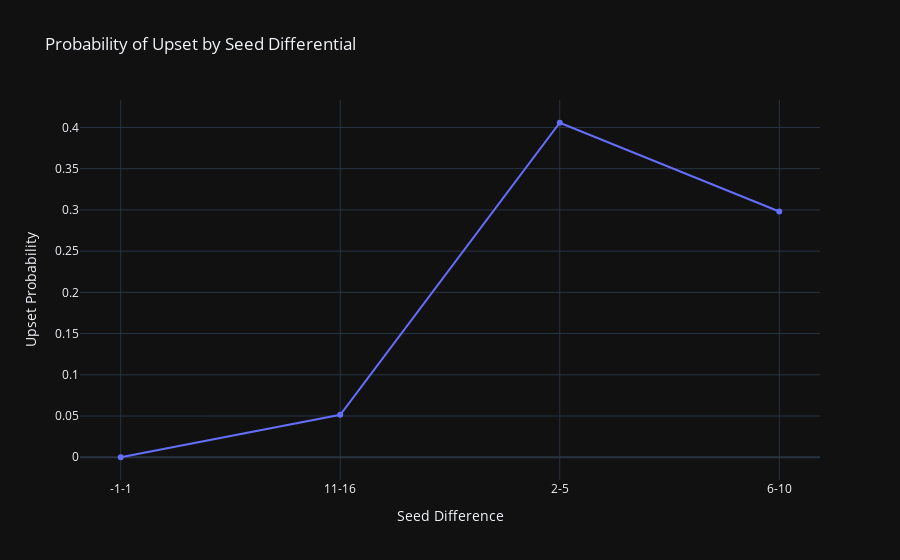

The notebook cell this image was saved under:
### Code cell
# Create bins of seed differentials
tourney_compact['SeedDiffBin'] = pd.cut(tourney_compact['SeedDiff'], 
                                        bins=[-16, -10, -5, -1, 1, 5, 10, 16], 
                                        labels=['11-16', '6-10', '2-5', '-1-1', 
                                                '2-5', '6-10', '11-16'], ordered=False)

# Calculate upset rates by seed differential
upset_rates = tourney_compact.groupby('SeedDiffBin').size().reset_index(name='Games')
upset_rates['UpsetRate'] = tourney_compact.groupby('SeedDiffBin')['SeedDiff'].apply(
    lambda x: (x < 0).mean()).reset_index(drop=True)

# Plot
fig = px.line(upset_rates, x='SeedDiffBin', y='UpsetRate', markers=True,
              title='Probability of Upset by Seed Differential',
              labels={'SeedDiffBin': 'Seed Differential', 'UpsetRate': 'Upset Probability'})
fig.update_layout(xaxis_title='Seed Difference', yaxis_title='Upset Probability')
fig.show()

### Figure 1 — Plotly figure (JSON) as saved in the notebook; plotly's stock layout.template omitted (floating-point values rounded to 4 significant figures)
{"data": [{"hovertemplate": "Seed Differential=%{x}<br>Upset Probability=%{y}<extra></extra>", "legendgroup": "", "line": {"color": "#636efa", "dash": "solid"}, "marker": {"symbol": "circle"}, "mode": "markers+lines", "name": "", "orientation": "v", "showlegend": false, "type": "scatter", "x": ["-1-1", "11-16", "2-5", "6-10"], "xaxis": "x", "y": [0, 0.05147, 0.4057, 0.298], "yaxis": "y"}], "layout": {"legend": {"tracegroupgap": 0}, "title": {"text": "Probability of Upset by Seed Differential"}, "xaxis": {"anchor": "y", "domain": [0, 1], "title": {"text": "Seed Difference"}}, "yaxis": {"anchor": "x", "domain": [0, 1], "title": {"text": "Upset Probability"}}}}
